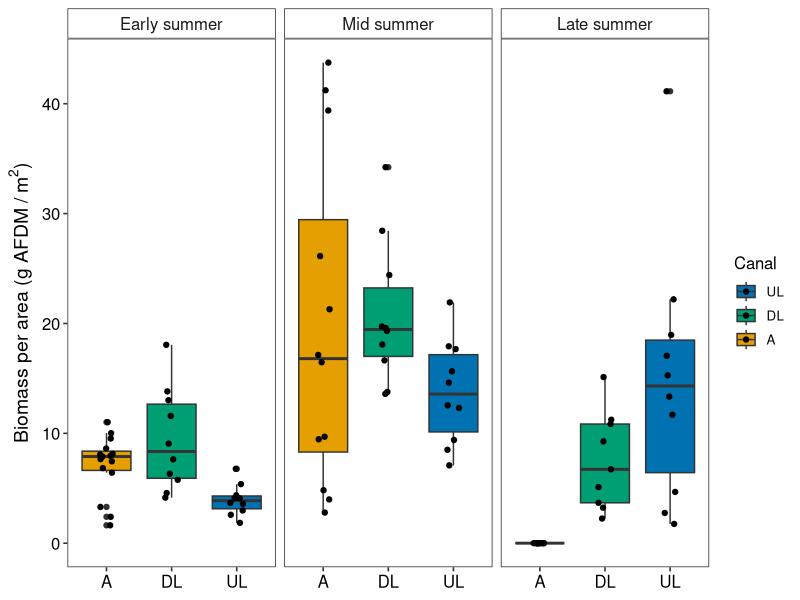
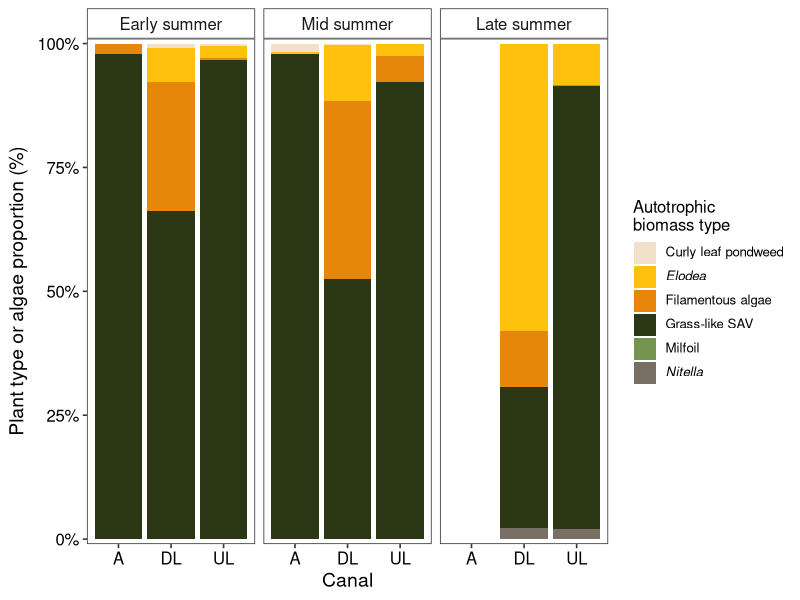
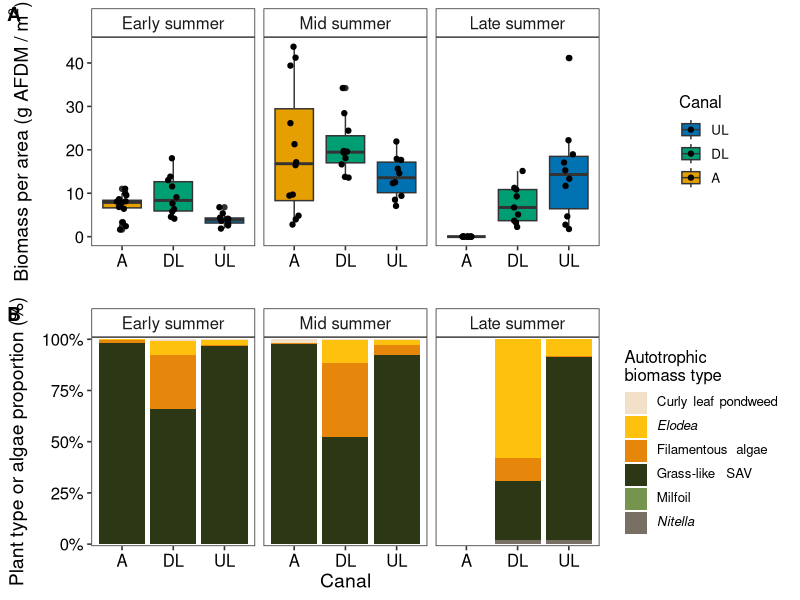

Write R code to recreate these figures, in order.
#Plot_Macrophyte_Density_and_Composition
#Meredith Brehob
#5/9/2022
#This code will plot macrophyte density and composition for each sampling event.
#Updates by JRB

## Import packages
lapply(c("plyr","dplyr","ggplot2","cowplot",
         "lubridate","tidyverse","ggtext"), require, character.only=T)

##### Read in Data #####
canal_aves <- read.csv("Macrophyte_Density_SiteAverages.csv")
canal_sp_aves <- read.csv("Macrophyte_Composition_SiteAverages.csv")

canal_all_data <- read.csv("Environmental_and_Macrophyte_AllObservations.csv")

## Rename events
canal_all_data$Event_name <- revalue(as.factor(canal_all_data$Event),
                                 c("1" = "Early summer",
                                   "2" = "Mid summer",
                                   "3" = "Late summer"))
canal_sp_aves$Event_name <- revalue(as.factor(canal_sp_aves$Event),
                                     c("1" = "Early summer",
                                       "2" = "Mid summer",
                                       "3" = "Late summer"))



##### Macrophyte Density Plot #####
## Colors chosen from Okabe-Ito Palette (https://www.audioeye.com/post/colorblind-friendly-palettes/)
fill.order <- factor(canal_all_data$Canal, levels = c('UL', 'DL', 'A'))#creating fill order so that it is in correct sampling order

g1 <- ggplot(canal_all_data, aes(x = Canal, y = Biomass_per_Area, fill = fill.order))+
  geom_boxplot()+
  geom_jitter(size = 1.5, width = 0.1)+
  facet_grid(~ Event_name)+
  theme_bw(base_size = 12)+
  theme(strip.background=element_rect(fill="white"))+
  scale_fill_manual("Canal", values = c("A" = "#E69F00","UL" = "#0072B2", "DL" = "#009E73"))+
  labs(y=expression(paste("Biomass per area (g AFDM / ", m^2,")")))+
  theme(panel.grid.minor = element_blank(),
        panel.grid.major = element_blank(),
        strip.text = element_text(size=12),
        axis.text = element_text(size=12, color = "black"),
        axis.title.y = element_text(size=14, color = "black"),
        axis.title.x = element_blank())
g1



##### Proportion of Macrophyte Composition Plot #####
# change ditchgrass to Grass-like SAV
canal_sp_aves$Plant_Type[which(canal_sp_aves$Plant_Type == "Ditchgrass")] <- "Grass-like SAV"
canal_sp_aves$Plant_Type[which(canal_sp_aves$Plant_Type == "Curly Leaf Pondweed")] <- "Curly leaf pondweed"
canal_sp_aves$Plant_Type[which(canal_sp_aves$Plant_Type == "Filamentous Algae")] <- "Filamentous algae"

g2<-
  ggplot(canal_sp_aves, aes(x = Canal, y = Biomass_per_Area, fill = Plant_Type)) + 
  geom_bar(stat = 'identity', position = 'fill') + facet_grid(~ Event_name)+
  labs(y=expression(paste("Plant type or algae proportion (%)")), fill="Plant type") +
  theme_bw(base_size = 12)+
  theme(legend.position = "right",
        legend.direction = "vertical",
        strip.background=element_rect(fill="white"),
        strip.text = element_text(size=12),
        panel.grid.minor = element_blank(),
        panel.grid.major = element_blank(),
        axis.text = element_text(size=12, color = "black"),
        axis.title = element_text(size=14, color = "black"),
        legend.text = element_markdown())+
  scale_y_continuous(labels = function(x) paste0(x * 100, '%'), expand = c(0.005,0.005))+
  scale_fill_manual("Autotrophic\nbiomass type",values=c("#F2E0C9", "#FEC10D", "#E6860A","#2B3715", "#75954F","#786F65"),
                    labels = c("Curly leaf pondweed", "*Elodea*","Filamentous algae",
                               "Grass-like SAV","Milfoil","*Nitella*"))
g2





##### Combine Plots #####
plot_grid(g1, g2, ncol = 1, align = "hv", labels = "AUTO")
